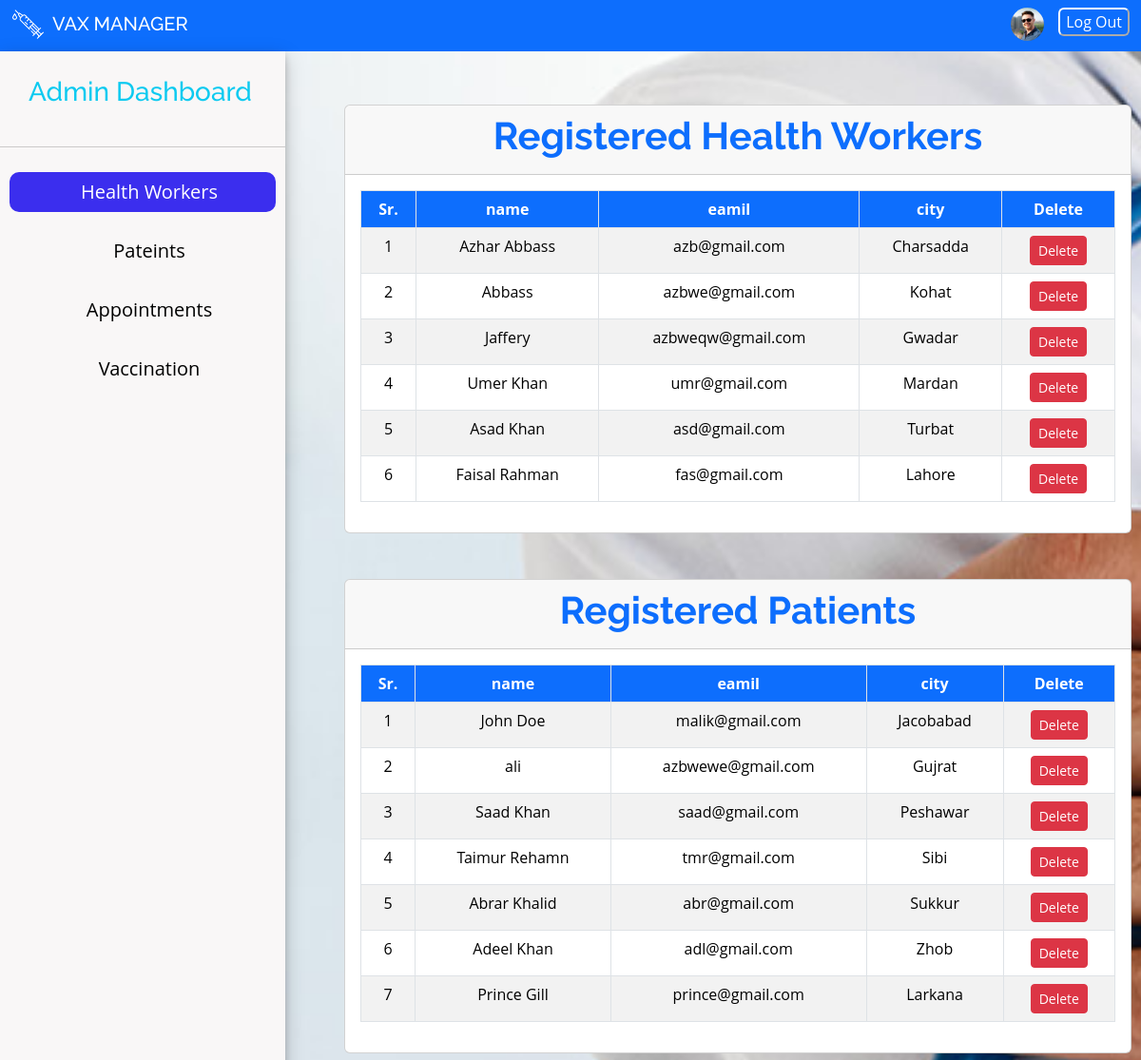
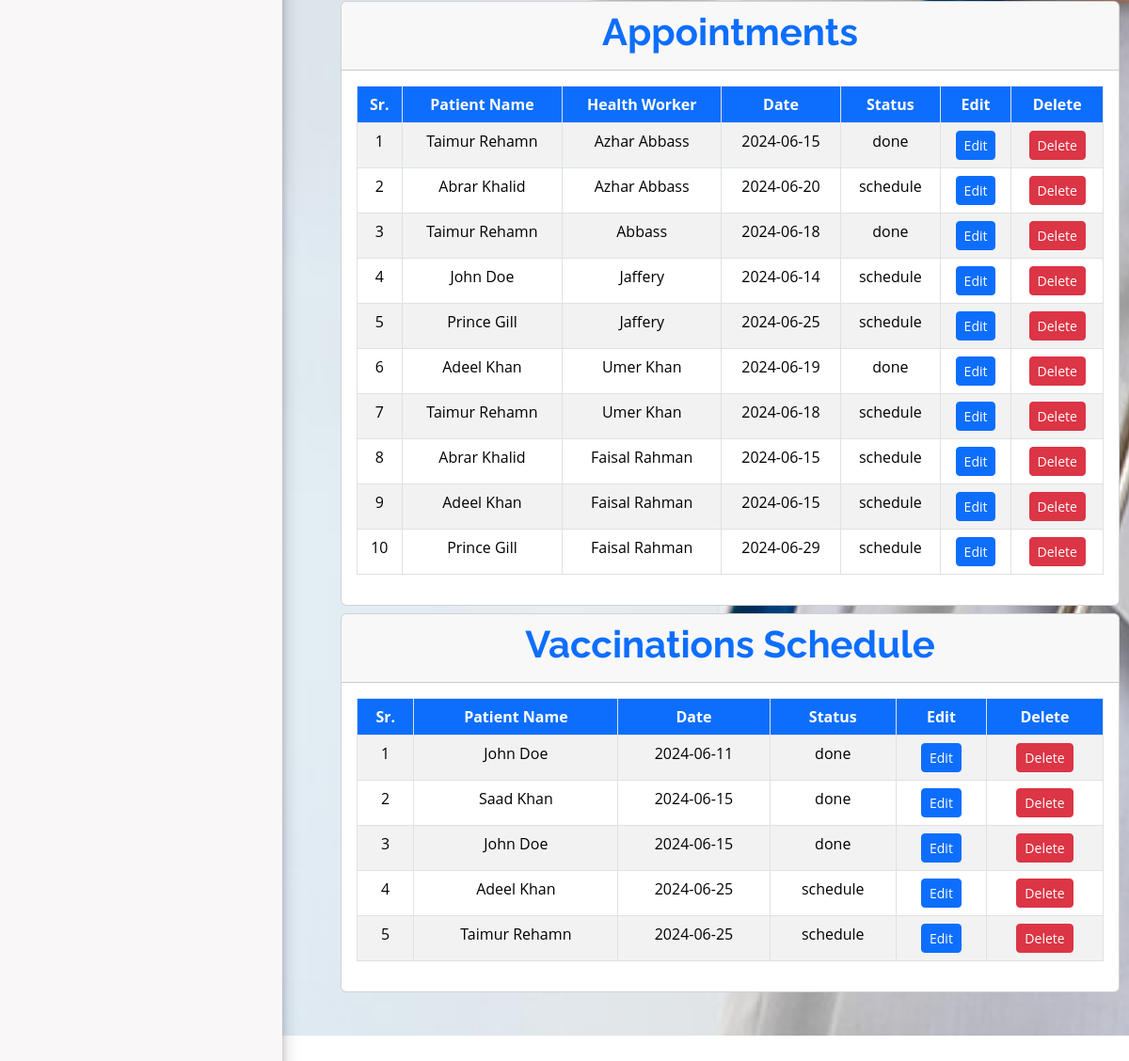
The page /admin (signed in) on the database its author committed (2 pictures, top to bottom).
### tables this page shows
CREATE TABLE `users` (
  `id` int(11) NOT NULL,
  `name` varchar(255) NOT NULL,
  `email` varchar(255) NOT NULL,
  `password` varchar(255) NOT NULL,
  `DOB` date NOT NULL,
  `role_id` int(11) NOT NULL,
  `city_id` int(11) NOT NULL,
  `created_at` timestamp NOT NULL DEFAULT current_timestamp(),
  `updated_at` timestamp NOT NULL DEFAULT current_timestamp() ON UPDATE current_timestamp(),
  `deleted_at` timestamp NULL DEFAULT NULL
);

CREATE TABLE `cities` (
  `id` int(11) NOT NULL,
  `name` varchar(255) NOT NULL,
  `province_id` int(11) NOT NULL,
  `created_at` timestamp NOT NULL DEFAULT current_timestamp(),
  `updated_at` timestamp NOT NULL DEFAULT current_timestamp() ON UPDATE current_timestamp(),
  `deleted_at` timestamp NULL DEFAULT NULL
);

CREATE TABLE `appointments` (
  `id` int(11) NOT NULL,
  `patient_id` int(11) NOT NULL,
  `hw_id` int(11) NOT NULL,
  `apt_Date` date NOT NULL,
  `apt_Status` varchar(255) NOT NULL,
  `created_at` timestamp NOT NULL DEFAULT current_timestamp(),
  `updated_at` timestamp NOT NULL DEFAULT current_timestamp() ON UPDATE current_timestamp(),
  `deleted_at` timestamp NULL DEFAULT NULL
);

### controllers/admin/index.php (called while the page is built)
<?php
require 'model/getData.php';
$healthWorkers = loadHealthWorkerWithCity();
$patients = loadPatientWithCity();
$appointments = loadAppoitments();
$vaccinations = loadVaccinations();
require 'views/admin/index.view.php';

### index.php (called while the page is built, shortened)
<?php
require 'model/Database.php';
require 'core/Router.php';
$router = new Router();
$uri = isset($_GET['url']) ? $_GET['url'] : '/';
$method = $_POST['_method'] ?? $_SERVER['REQUEST_METHOD'];
try {
  $router->route($uri, $method);
} catch (ValidationException $exception) {
  Session::flash('errors', $exception->getErrors());
  Session::flash('old', $exception->getOld());
  $previous_url = $_SERVER['HTTP_REFERER'];
  header("location: $previous_url");
  exit();
}

### model/Database.php (called while the page is built, shortened)
<?php
class Database
{
    public $connection;
    public function __construct(){
        $dsn = 'mysql:host=localhost;dbname=vax_management_system';
        $this->connection = new PDO($dsn,'root', '');
    }
    public function query($query, $params = []){
        $this->statement = $this->connection->prepare($query);
        $this->statement->execute($params);
        return $this->statement;
    }
}

### model/getData.php (called while the page is built, shortened)
<?php
$db = new Database();
try {
    $provinces = $db->query('SELECT * FROM provinces')->fetchAll(PDO::FETCH_ASSOC);
    return $provinces;
} catch (PDOException $e) {
    echo "Database Error: " . $e->getMessage();
    exit();
}
 function loadPatientWithCity(){
    $db = new Database();
    try {
        $healthWorkers = $db->query('SELECT u.*, c.name AS city_name
        FROM users u
        JOIN cities c ON u.city_id = c.id
        WHERE u.role_id = 3 and u.deleted_at is null;')->fetchAll(PDO::FETCH_ASSOC);
        return $healthWorkers;
        } catch (PDOException $e) {
        echo "Database Error: " . $e->getMessage();
        exit();
        }
 }
function loadAppoitments(){
    $db = new Database();
    try {
        $appointments = $db->query('SELECT
        appointments.id AS appointment_id,
        patient_user.name AS patient_name,
        health_worker_user.name AS health_worker_name,
        appointments.apt_Date AS appointment_date,
        appointments.apt_Status AS appointment_status
        FROM
        appointments
        JOIN
        patients ON appointments.patient_id = patients.id
        JOIN
        users AS patient_user ON patients.userId = patient_user.id
        JOIN
        health_workers ON appointments.hw_id = health_workers.id
        JOIN
        users AS health_worker_user ON health_workers.userId = health_worker_user.id
        WHERE
        appointments.deleted_at IS NULL;')->fetchAll(PDO::FETCH_ASSOC);
        return $appointments;
        } catch (PDOException $e) {
        echo "Database Error: " . $e->getMessage();
        exit();
        }
 }
 function loadHealthWorkerWithCity(){
    $db = new Database();
    try {
        $healthWorkers = $db->query('SELECT u.*, c.name AS city_name
        FROM users u
        JOIN cities c ON u.city_id = c.id
        WHERE u.role_id = 2 and u.deleted_at is null;')->fetchAll(PDO::FETCH_ASSOC);
        return $healthWorkers;
        } catch (PDOException $e) {
        echo "Database Error: " . $e->getMessage();
        exit();
        }
 }
 function loadVaccinations(){
    $db = new Database();
    try {
        $vaccinations = $db->query('SELECT
    vaccinations.id AS vaccination_id,
    vaccinations.patient_id As patient_id,
    patient_user.name AS patient_name,
    vaccinations.vax_Date AS vaccination_date,
    vaccinations.vax_Status AS vaccination_status
FROM
    vaccinations
JOIN
    patients ON vaccinations.patient_id = patients.id
JOIN
    users AS patient_user ON patients.userId = patient_user.id
    WHERE
    vaccinations.deleted_at IS NULL;')->fetchAll(PDO::FETCH_ASSOC);
        return $vaccinations;
        } catch (PDOException $e) {
        echo "Database Error: " . $e->getMessage();
        exit();
        }
 }

### views/admin/index.view.php (the view)
<?php
require 'views/partials/header.php';
require 'views/partials/nav.php';
?>
<section
      id="hero" style="overflow-y: scroll">
    <div class="mySidebar">
    <h3 class="text-info mb-4">
          Admin Dashboard
</h3>
<hr>
      <button class="myActive-button mySidebar-btn" id="hw" onclick="health_worker_card()"> Health Workers</button>
      <button class="mySidebar-btn" onclick="patient_card()" id="patient">Pateints</button>
      <button class="mySidebar-btn" onclick="appointment_card()" id="appointment">Appointments</button>
      <button class="mySidebar-btn" onclick="vaccination_card()" id="vaccination">Vaccination</button>
    </div>
    <div class="container" id="myContainer">
      <div class="row mt-2">
        <div class="col">
          <div id="health_worker_card" class="card mt-5">
            <div class="card-header">
      <h3 class="display-6 fw-bold text-center text-primary">Registered Health Workers</h3>
    </div>
    <div class="card-body">
      <table id="table" class="table table-bordered table-striped text-center">
        <thead>
        <tr>
          <th class="bg-primary text-white text-center">Sr.</th>
          <th class="bg-primary text-white text-center">name</th>
          <th class="bg-primary text-white text-center">eamil</th>
          <th class="bg-primary text-white text-center">city</th>
          <th class="bg-primary text-white text-center">Delete</th>
        </tr>
        </thead>
        <tbody id="health_worker_data">
        <?php
              $sn = 1;
              foreach ($healthWorkers as $healthWorker){
                ?>
                <tr id="<?=$healthWorker['id']?>">
                <td> <?= $sn?></td>
                <td><?= $healthWorker['name'] ?></td>
                <td><?= $healthWorker['email'] ?></td>
                <td><?= $healthWorker['city_name'] ?></td>
                <td><a href='#' onclick="deleteHw(<?=$healthWorker['id']?>)" class="btn btn-sm btn-danger">Delete</a></td>
              </tr>
              <?php $sn++; }
              ?>
        </tbody>
      </table>
    </div>
          </div>
          <div id="patient_card" class="card mt-5">
            <div class="card-header">
      <h3 class="display-6 fw-bold text-center text-primary">Registered Patients</h3>
    </div>
    <div class="card-body">
      <table id="table" class="table table-bordered table-striped text-center">
        <thead>
        <tr>
        <th class="bg-primary text-white text-center">Sr.</th>
          <th class="bg-primary text-white text-center">name</th>
          <th class="bg-primary text-white text-center">eamil</th>
          <th class="bg-primary text-white text-center">city</th>
          <th class="bg-primary text-white text-center">Delete</th>
        </tr>
        </thead>
        <tbody id="patient_data">
        <?php
              $sn = 1;
              foreach ($patients as $patient){
                ?>
                <tr id="<?=$patient['id']?>">
                <td> <?= $sn?></td>
                <td><?= $patient['name'] ?></td>
                <td><?= $patient['email'] ?></td>
                <td><?= $patient['city_name'] ?></td>
                <td><a href='#' onclick="deletePatient(<?=$patient['id']?>)" class="btn btn-sm btn-danger">Delete</a></td>
              </tr>
              <?php $sn++; }
              ?>
        </tbody>
      </table>
    </div>
          </div>
          <div id="appointment_card" class="card mt-2">
            <div class="card-header">
      <h3 class="display-6 fw-bold text-center text-primary">Appointments</h3>
    </div>
    <div class="card-body">
      <table id="table" class="table table-bordered table-striped text-center">
        <thead>
        <tr>
        <th class="bg-primary text-white text-center">Sr.</th>
          <th class="bg-primary text-white text-center">Patient Name</th>
          <th class="bg-primary text-white text-center">Health Worker</th>
          <th class="bg-primary text-white text-center">Date</th>
          <th class="bg-primary text-white text-center">Status</th>
          <th class="bg-primary text-white text-center">Edit</th>
          <th class="bg-primary text-white text-center">Delete</th>
        </tr>
        </thead>
        <tbody id="appointment_data">
        <?php
              $sn = 1;
              foreach ($appointments as $appointment){
                ?>
                <tr id="<?=$appointment['appointment_id']?>">
                <td> <?= $sn?></td>
                <td><?= $appointment['patient_name'] ?></td>
                <td><?= $appointment['health_worker_name'] ?></td>
                <td><?= $appointment['appointment_date'] ?></td>
                <td><?= $appointment['appointment_status'] ?></td>
                <td><a href='editAppointment?edit=<?=$appointment['appointment_id']?>' class="btn btn-sm btn-primary">Edit</a></td>
                <td><a href='#' onclick="deleteAptRec(<?=$appointment['appointment_id']?>)" class="btn btn-sm btn-danger">Delete</a></td>
              </tr>
              <?php $sn++; }
              ?>
        </tbody>
      </table>
    </div>
          </div>
          <div id="vaccination_card" class="card mt-2">
            <div class="card-header">
      <h3 class="display-6 fw-bold text-center text-primary">Vaccinations Schedule</h3>
    </div>
    <div class="card-body">
      <table id="table" class="table table-bordered table-striped text-center">
        <thead>
        <tr>
        <th class="bg-primary text-white text-center">Sr.</th>
          <th class="bg-primary text-white text-center">Patient Name</th>
          <th class="bg-primary text-white text-center">Date</th>
          <th class="bg-primary text-white text-center">Status</th>
          <th class="bg-primary text-white text-center">Edit</th>
          <th class="bg-primary text-white text-center">Delete</th>
        </tr>
        </thead>
        <tbody id="vaccination_data">
        <?php
              $sn = 1;
              foreach ($vaccinations as $vaccination){
                ?>
                <tr id="<?=$vaccination['vaccination_id']?>">
                <td> <?= $sn?></td>
                <td><?= $vaccination['patient_name'] ?></td>
                <td class="text-center"><?= $vaccination['vaccination_date'] ?></td>
                <td><?= $vaccination['vaccination_status'] ?></td>
                <td><a href='editVaccination?edit=<?=$vaccination['vaccination_id']?>' class="btn btn-sm btn-primary">Edit</a></td>
                <td><a href='#' onclick="deleteVaxRec(<?=$vaccination['vaccination_id']?>)" class="btn btn-sm btn-danger">Delete</a></td>
              </tr>
              <?php
               $sn++; }
              ?>
        </tbody>
      </table>
    </div>
          </div>
        </div>
      </div>
    </div>
    </section>
    <?php
require 'views/partials/bottom.php';

### core/Router.php (shortened to what this page needs)
<?php
class Router
{
    protected $routes = [];
    public function add($method, $uri, $controller)
    {
        $this->routes[] = [
            'uri' => $uri,
            'controller' => $controller,
            'method' => $method,
            'middleware' => null
        ];
        return $this;
    }
    public function only($key)
    {
        $this->routes[array_key_last($this->routes)]['middleware'] = $key;
        return $this;
    }
    public function route($uri, $method)
     {
        foreach ($this->routes as $route) {
            if ($route['uri'] == $uri && $route['method'] == strtoupper($method)) {
                return require $route['controller'];
            }
        }
    }
}

### views/partials/header.php (shortened to what this page needs)
<html lang="en"><head>
     <link rel="stylesheet" href="https://cdn.datatables.net/2.0.8/css/dataTables.dataTables.min.css">
    <link href="assets/vendor/bootstrap/css/bootstrap.min.css" rel="stylesheet">
    <link href="assets/vendor/bootstrap-icons/bootstrap-icons.css" rel="stylesheet">
    <link href="assets/vendor/aos/aos.css" rel="stylesheet">
    <link href="assets/vendor/fontawesome-free/css/all.min.css" rel="stylesheet">
    <link href="assets/vendor/glightbox/css/glightbox.min.css" rel="stylesheet">
    <link href="assets/vendor/swiper/swiper-bundle.min.css" rel="stylesheet">
    <link href="assets/css/style.css" rel="stylesheet">
  </head>
  <body class="index-page" data-aos-easing="ease-in-out" data-aos-duration="600" data-aos-delay="0">
    <main class="main">

### views/partials/nav.php (shortened to what this page needs)
<nav class="navbar navbar-expand-lg bg-primary" data-bs-theme="dark">
      <div class="container-fluid">
      <img src="assets/img/icons8-injection-67.png" alt="docter" class="my-nav-logo">
        <h3 class="navbar-brand pt-2 text-white bold">VAX MANAGER</h3>
        <div class="collapse navbar-collapse" id="navbarText">
          <?php if ($_SESSION['user'] ?? false) : ?>
                <div class="ml-3 mt-2 d-flex">
                  <?php if($_SESSION['user']['userRole'] == 2){ ?>
                  <img src="assets/img/doctors/doctors-3.jpg" alt="docter" class="my-nav-img">
                  <?php } elseif ($_SESSION['user']['userRole'] == 1 || $_SESSION['user']['userRole'] == 3) { ?>
                    <img src="assets/img/testimonials/testimonials-5.jpg" alt="docter" class="my-nav-img">
                    <?php } ?>
                <form action="session" method="post">
                    <button type="submit" class="bg-transparent text-white rounded">Log Out</button>
                  </form>
            </div>
                  <?php endif; ?>
        </div>
      </div>
    </nav>

### views/partials/bottom.php (shortened to what this page needs)
</main>
    <a href="#" id="scroll-top" class="scroll-top d-flex align-items-center justify-content-center active"><i class="bi bi-arrow-up-short"></i></a>
  </body></html>

### assets/css/style.css (style rules this page uses)
body { font-family: "Open Sans", sans-serif; color: #444444; }
a { color: #1977cc; text-decoration: none; }
h1, h2, h3, h4, h5, h6 { font-family: "Raleway", sans-serif; }
.navbar { padding: 0; }
.my-nav-logo { height: 35px; width:auto; margin-right:8px; margin-bottom:3px; }
.my-nav-img { height: 35px; width:auto; margin-right:15px; border-radius: 50%; }
#hero { padding-top: 0; width: 100%; overflow-x: hidden; height: 90vh; background: url("../img/hero-bg.jpg") top center; background-size: cover; margin-bottom: -200px; }
#hero .container { position: relative; }
#hero .mySidebar { margin: 0; padding: 0; width: 300px; background-color: #f9f7f7; box-shadow: 0 4px 8px 0 rgba(0, 0, 0, 0.2), 0 6px 20px 0 rgba(0, 0, 0, 0.19); position: fixed; height: 100%; overflow: auto; display: flex; flex-direction: column; border: none; }
.mySidebar h3 { margin-top: 20px; padding: 6px 16px 0 30px; }
.mySidebar-btn { display: block; color: black; font-size: 20px; padding: 6px 16px 6px 30px; margin: 10px 10px; border-radius: 10px; border: none; text-decoration: none; background-color: transparent; }
.myActive-button { background-color: #3b2eee; color: white; }
#hero #myContainer { margin-left: 350px; padding-right: 300px; }
@media (min-width: 1024px) { #hero { background-attachment: fixed; } }
section { padding: 60px 0; overflow: hidden; }

### rows shown on the page
users: name "Azhar Abbass", email "azb@gmail.com", city.name "Charsadda"
users: name "Abbass", email "azbwe@gmail.com", city.name "Kohat"
users: name "Jaffery", email "azbweqw@gmail.com", city.name "Gwadar"
users: name "Umer Khan", email "umr@gmail.com", city.name "Mardan"
users: name "Asad Khan", email "asd@gmail.com", city.name "Turbat"
users: name "Faisal Rahman", email "fas@gmail.com", city.name "Lahore"
users: name "John Doe", email "malik@gmail.com", city.name "Jacobabad"
users: name "ali", email "azbwewe@gmail.com", city.name "Gujrat"
users: name "Saad Khan", email "saad@gmail.com", city.name "Peshawar"
users: name "Taimur Rehamn", email "tmr@gmail.com", city.name "Sibi"
users: name "Abrar Khalid", email "abr@gmail.com", city.name "Sukkur"
users: name "Adeel Khan", email "adl@gmail.com", city.name "Zhob"
users: name "Prince Gill", email "prince@gmail.com", city.name "Larkana"
appointments: users.name "Taimur Rehamn", users.name "Azhar Abbass", apt_Date "2024-06-15", apt_Status "done"
appointments: users.name "Abrar Khalid", users.name "Azhar Abbass", apt_Date "2024-06-20", apt_Status "schedule"
appointments: users.name "Taimur Rehamn", users.name "Abbass", apt_Date "2024-06-18", apt_Status "done"
appointments: users.name "John Doe", users.name "Jaffery", apt_Date "2024-06-14", apt_Status "schedule"
appointments: users.name "Prince Gill", users.name "Jaffery", apt_Date "2024-06-25", apt_Status "schedule"
appointments: users.name "Adeel Khan", users.name "Umer Khan", apt_Date "2024-06-19", apt_Status "done"
appointments: users.name "Taimur Rehamn", users.name "Umer Khan", apt_Date "2024-06-18", apt_Status "schedule"
appointments: users.name "Abrar Khalid", users.name "Faisal Rahman", apt_Date "2024-06-15", apt_Status "schedule"
appointments: users.name "Adeel Khan", users.name "Faisal Rahman", apt_Date "2024-06-15", apt_Status "schedule"
appointments: users.name "Prince Gill", users.name "Faisal Rahman", apt_Date "2024-06-29", apt_Status "schedule"

### other values the page prints
$vaccination['patient_name'] "John Doe"
$vaccination['vaccination_date'] "2024-06-11"
$vaccination['vaccination_status'] "done"
$vaccination['patient_name'] "Saad Khan"
$vaccination['vaccination_date'] "2024-06-15"
$vaccination['patient_name'] "Adeel Khan"
$vaccination['vaccination_date'] "2024-06-25"
$vaccination['vaccination_status'] "schedule"
$vaccination['patient_name'] "Taimur Rehamn"
